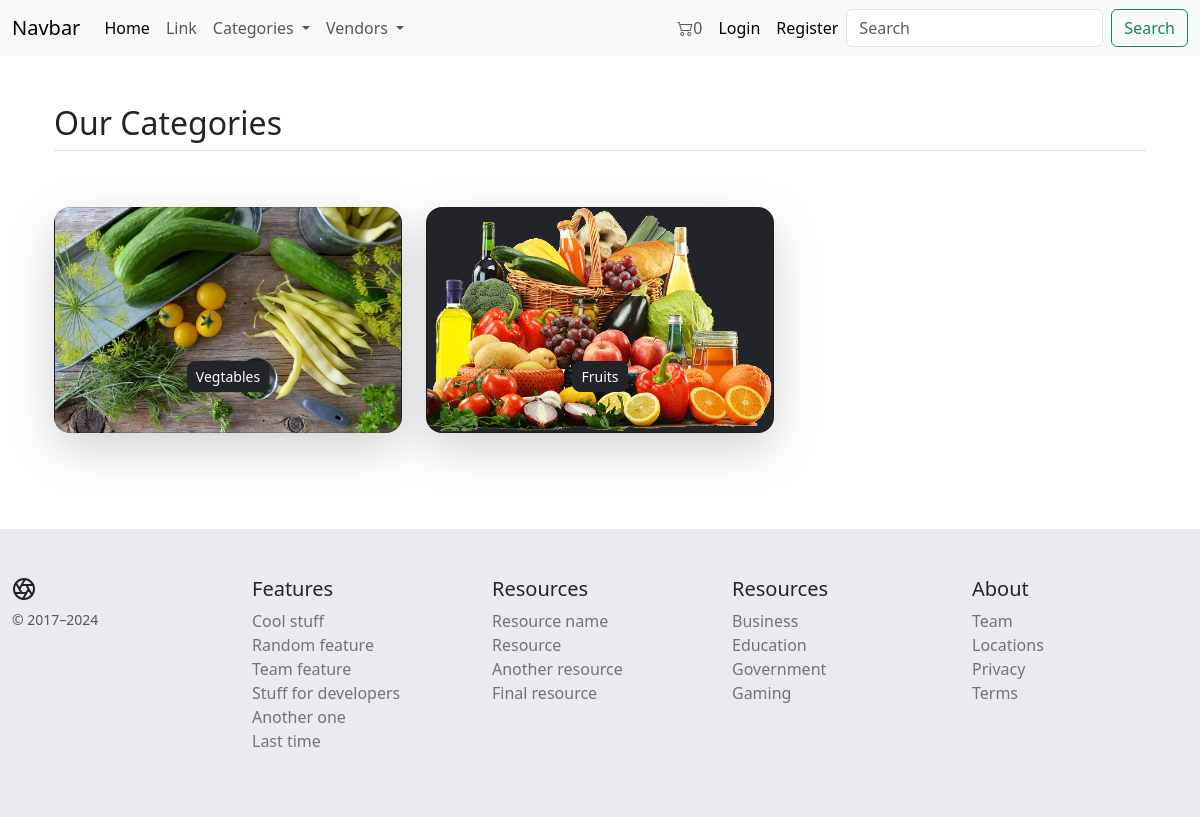
Page /categories/ on the committed database.
### core/models.py (models this page shows)
class Category(models.Model):
    CID = ShortUUIDField(
        unique=True, prefix='CAT:', length=10, max_length=15)
    title = models.CharField(max_length=100)
    image = models.ImageField(upload_to='Category_images')
    desc = models.CharField(max_length=500)
    class Meta:
        verbose_name_plural = 'Categories'
    def __str__(self):
        return self.title

### core/views.py (the view)
# urls.py: path('categories/', views.category_list_view, name='category_list_view'),
def category_list_view(request):
    all_categories = Category.objects.all()
    context = {
        'all_categories': all_categories,
    }
    return render(request, 'core/all_categories.html', context)

### core/context_processors.py (called while the page is built)
def context_fn(request):
    categories = Category.objects.all()
    vendors = Vendor.objects.all()
    if "cart_data_object" in request.session:
        cart_items_count = len(request.session['cart_data_object'])
    else:
        cart_items_count = 0
    context = {
        'categories_context': categories,
        'vendors_context': vendors,
        'cart_items_count_context': cart_items_count,
    }
    return context

### core/models.py (called while the page is built)
    def __str__(self):
        return self.title

### templates/core/all_categories.html (shortened to what this page needs)
{%extends 'core/base.html' %}
{%load static %}
{%block content%}
<div class="container px-4 py-5" id="custom-cards">
    <h2 class="pb-2 border-bottom">Our Categories</h2>
    <div class="row row-cols-1 row-cols-lg-3 align-items-stretch g-4 py-5">
        {% for c in all_categories %}
        <div class="col">
            <div class="card card-cover h-100 overflow-hidden text-bg-dark rounded-4 shadow-lg"
                style="background-image: url('{{c.image.url}}');background-repeat: no-repeat;background-position: center;background-size: cover;">
                <div class="d-flex flex-column h-100 p-5 pb-3 text-white text-shadow-1">
                    <h3 class="pt-5 mt-5 mb-4 text-center display-6 lh-1 fw-bold text-dark"><a
                            href="{% url 'core:category_detail_view' c.CID %}"
                            class="btn btn-sm rounded-3 btn-dark">{{c.title}}</a></h3>
                </div>
            </div>
        </div>
        {%endfor%}
    </div>
</div>
{%endblock%}

### rows in the picture
Category: image (picture), title "Vegtables"
Category: image (picture), title "Fruits"

### other values in the picture
{{ cart_items_count_context }} "0"
